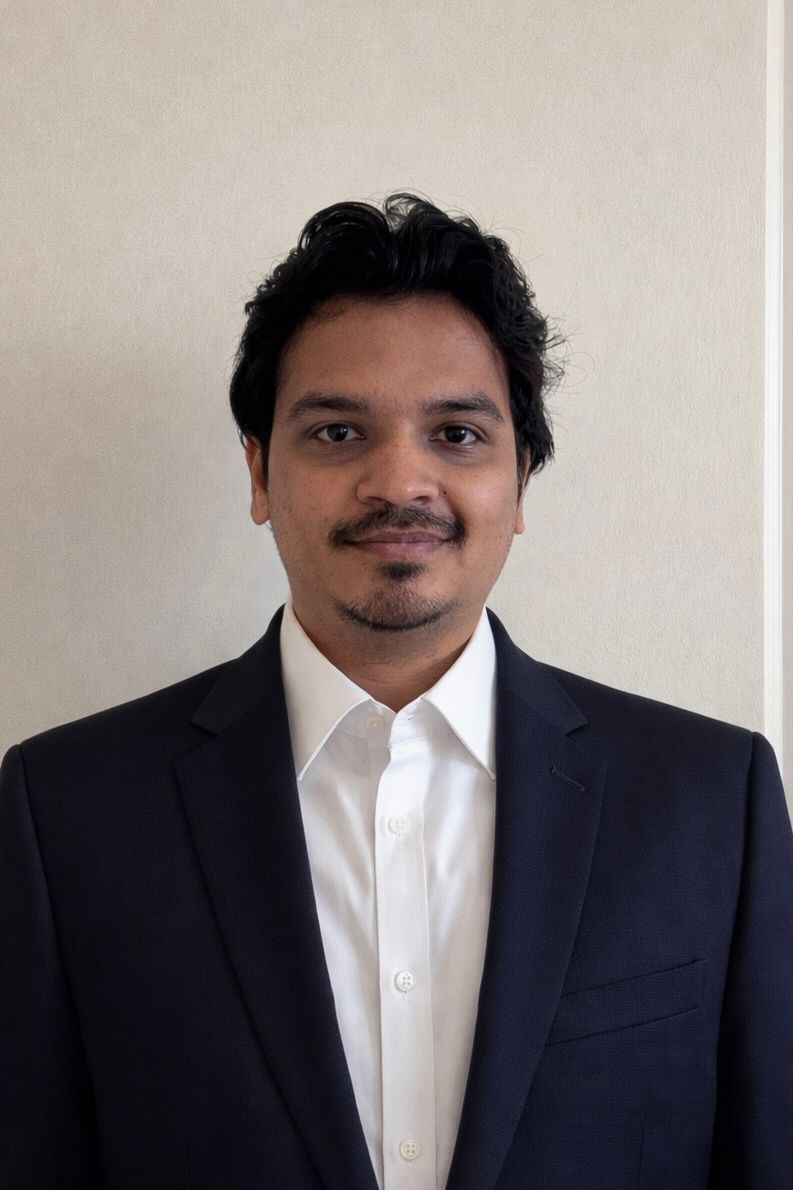
#> input picture assets/profile-photo.jpg, 793 x 1190 px; its folder holds only this picture in this run
$ python generate_hero.py
#> lines starting #> are read from the running program, lines starting #| are printed output that depends on the picture
### scripts/make_ascii_portrait.py
"""
assets/profile-photo.jpg  ->  Matrix-green ASCII portrait.

Pipeline
    photo -> crop -> background flood-removal -> local contrast ->
    subject-only contrast stretch -> brightness mapping ->
    character ramp -> one SVG <text> run per colour tier per row

The result is emitted twice:
    * assets/ascii-portrait.svg   standalone, full detail, printing animation
    * an SVG fragment imported by generate_hero.py for the hero panel

If the photograph is missing, a clearly-marked placeholder frame is produced
instead. No face is ever invented.

Run:  python scripts/make_ascii_portrait.py
"""

from __future__ import annotations

import os
import sys

sys.path.insert(0, os.path.dirname(os.path.abspath(__file__)))

import theme as T  # noqa: E402

# --------------------------------------------------------------------------
# TUNING  (everything worth adjusting lives here)
# --------------------------------------------------------------------------
ASCII_WIDTH = 96          # columns in the standalone portrait
HERO_WIDTH = 58           # columns in the hero panel portrait
CONTRAST = 1.15           # global contrast multiplier
BRIGHTNESS = 1.0          # global brightness multiplier
INVERT = True             # dark photo subject -> bright green ink
GREEN = T.GREEN           # brightest ink colour
CROP = (0.18, 0.11, 0.85, 0.64)   # left, top, right, bottom (fractions)
FLOOR = 0.12              # ink below this brightness is dropped entirely
GAMMA = 0.82              # <1 lifts midtones so facial structure survives
FADE_BOTTOM = 0.15        # bottom fraction that dissolves into the terminal
CELL_ASPECT = 0.55        # glyph width / line height
BG_TOLERANCE = 30         # flood-fill tolerance when removing the backdrop
BG_SEED_MIN = 150         # only flood from *light* border pixels
LOCAL_CONTRAST = (1.7, 0.55)      # (detail gain, global tone kept)

# Density ramp, sparse -> dense.
RAMP = " .,:;+=xX$#@"

# Ink tiers: (upper density bound, colour)
TIERS = ((0.34, T.GREEN_DARK), (0.67, T.GREEN_2), (1.01, GREEN))

PHOTO = T.repo_path("assets", "profile-photo.jpg")
OUT = T.repo_path("assets", "ascii-portrait.svg")


# --------------------------------------------------------------------------
# IMAGE -> ASCII
# --------------------------------------------------------------------------
def _strip_background(im, mask_out):
    """Flood the backdrop away from light border pixels, leaving the subject.

    Returns (image with backdrop forced to white, boolean backdrop mask).
    """
    import numpy as np
    from PIL import Image, ImageDraw, ImageFilter

    work = im.filter(ImageFilter.GaussianBlur(3))
    w, h = work.size
    seeds = [(x, 0) for x in range(0, w, 2)] + [(x, h - 1) for x in range(0, w, 2)]
    seeds += [(0, y) for y in range(0, h, 2)] + [(w - 1, y) for y in range(0, h, 2)]
    for seed in seeds:
        value = work.getpixel(seed)
        if value != 255 and value >= BG_SEED_MIN:
            ImageDraw.floodfill(work, seed, 255, thresh=BG_TOLERANCE)
    mask = np.array(work) == 255
    arr = np.array(im)
    arr[mask] = mask_out
    return Image.fromarray(arr), mask


def _local_contrast(im, mask):
    """Unsharp-style local normalisation: keeps hair and fabric from turning
    into flat slabs while facial structure stays readable."""
    import numpy as np
    from PIL import Image, ImageFilter

    gain, keep = LOCAL_CONTRAST
    radius = max(6, im.size[0] // 30)
    base = np.array(im).astype(np.float32)
    low = np.array(im.filter(ImageFilter.GaussianBlur(radius))).astype(np.float32)
    out = 128 + (base - low) * gain + (low - 128) * keep
    out = np.clip(out, 0, 255)
    out[mask] = 255
    return Image.fromarray(out.astype(np.uint8))


def _stretch(im, mask):
    """Contrast stretch driven by the subject only, so a bright backdrop can
    not compress the tonal range of the face."""
    import numpy as np
    from PIL import Image

    arr = np.array(im).astype(np.float32)
    subject = arr[~mask]
    lo, hi = np.percentile(subject, 2), np.percentile(subject, 98)
    arr = np.clip((arr - lo) * 255.0 / max(hi - lo, 1), 0, 255)
    arr[mask] = 255
    return Image.fromarray(arr.astype(np.uint8))


def build_rows(width: int = ASCII_WIDTH) -> list[str] | None:
    """Return the portrait as a list of equal-length ASCII rows, or None when
    no photograph is available."""
#> called with width = 58
    if not os.path.exists(PHOTO):
        return None

    from PIL import Image, ImageEnhance

    im = Image.open(PHOTO).convert("L")
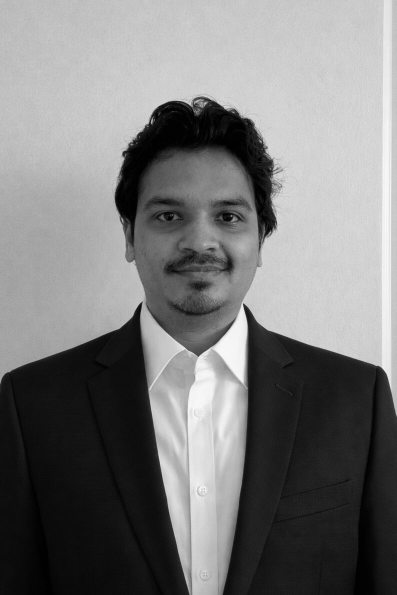
#> im: PIL image 793x1190 L (shown at 1/2 size); min 0, max 254, mean 122.6
    px_w, px_h = im.size
    left, top, right, bottom = CROP
    im = im.crop((int(left * px_w), int(top * px_h),
                  int(right * px_w), int(bottom * px_h)))
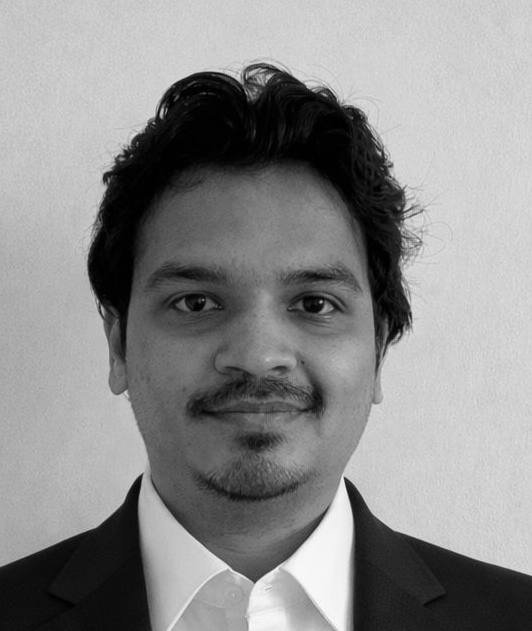
#> im: PIL image 532x631 L; min 0, max 254, mean 139.4

    im, mask = _strip_background(im, 255)
#> (the rest of the program and of its run is left out)
